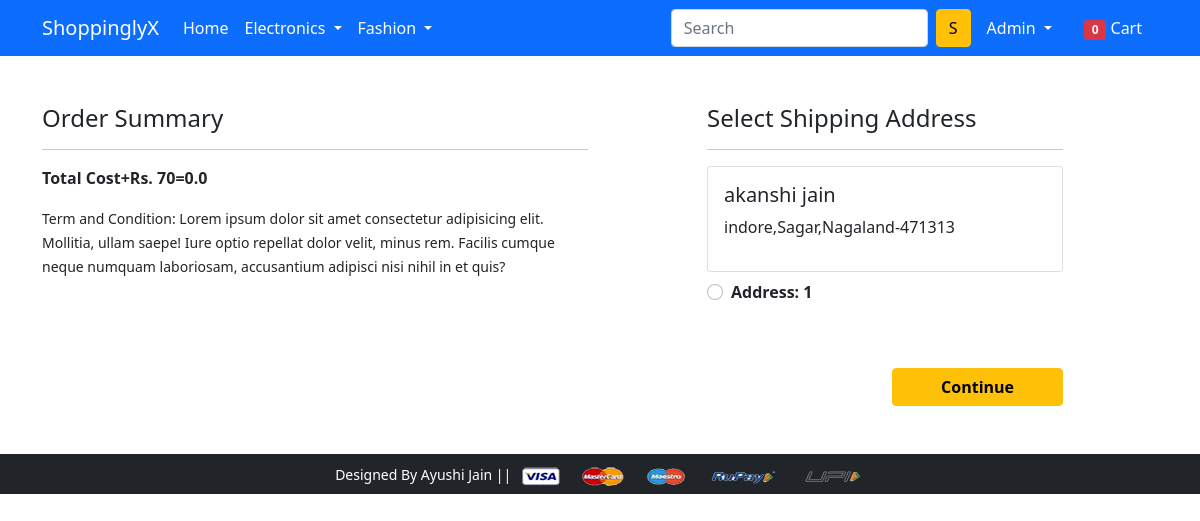
Screenshot of /checkout/ (signed in) with the database file from the repository.
### app/models.py (models this page shows, shortened)
class Customer(models.Model):
    user=models.ForeignKey(User,on_delete=models.CASCADE)
    name=models.CharField(max_length=200)
    locality=models.CharField(max_length=200)
    city=models.CharField(max_length=50)
    zipcode=models.IntegerField()
    state=models.CharField(choices=STATE_CHOICES,max_length=50)

### app/views.py (the view)
# urls.py: path('checkout/', views.checkout, name='checkout'),
@login_required
def checkout(request):
    totalitem = 0
    if request.user.is_authenticated:
        totalitem = len(Cart.objects.filter(user=request.user))
    user = request.user
    add = Customer.objects.filter(user=user)
    cart_items = Cart.objects.filter(user=user)
    amount = 0.0
    shipping_amount = 70.0
    totalamount = 0.0
    cart_product = [p for p in Cart.objects.all() if p.user == request.user]
    if cart_product:
        for p in cart_product:
            tempamount = (p.quantity * p.product.selling_price)
            amount += tempamount
        totalamount = amount + shipping_amount
    if not add.exists():
        messages.warning(request, "Please add an address before proceeding.")
        return render(request, 'app/checkout.html', {'totalitem': totalitem})
    return render(request, 'app/checkout.html', {'add': add, 'totalamount': totalamount, 'cart_items': cart_items, 'totalitem': totalitem})

### app/templates/app/checkout.html (shortened to what this page needs)
{% extends 'app/base.html' %}
{% load static %}
{% block main-content %}
<div class="container">
 <div class="row mt-5">
  <div class="col-sm-6">
    <h4>Order Summary</h4>
    <hr>
      <p class="fw-bold">Total Cost+Rs. 70={{totalamount}}</p>
    <small>Term and Condition: Lorem ipsum dolor sit amet consectetur adipisicing elit. Mollitia, ullam saepe! Iure optio repellat dolor velit, minus rem. Facilis cumque neque numquam laboriosam, accusantium adipisci nisi nihil in et quis?</small>
  </div>
  <div class="col-sm-4 offset-sm-1">
    <h4>Select Shipping Address</h4>
    <hr>
    <form action="/paymentdone">
      {% for ad in add %}
      <div class="card">
        <div class="card-body">
          <h5>{{ad.name}}</h5>
          <p>{{ad.locality}},{{ad.city}},{{ad.state}}-{{ad.zipcode}}</p>
        </div>
      </div>
        <div class="form-check mt-2 mb-5">
          <input class="form-check-input" type="radio" name="custid" id="custadd{{forloop.counter}}" value="{{ad.id}}">
          <label class="form-check-label fw-bold" for="">
            Address: {{forloop.counter}} </label>
        </div>
        {% endfor %}
        <div class="text-end">
          <button type="submit" class="btn btn-warning mt-3 px-5 fw-bold">Continue</button>
        </div>
      </form>
    </div>
  </div>
</div>
{% endblock main-content %}

### app/templates/app/base.html (shortened to what this page needs)
<!doctype html>
{% load static %}
<html lang="en">
  <head>
    <link href="https://cdn.jsdelivr.net/npm/bootstrap@5.0.0-beta1/dist/css/bootstrap.min.css" rel="stylesheet">
    <link rel="stylesheet" href="{% static 'app/css/owl.carousel.min.css' %}">
    <link rel="stylesheet" href="{% static 'app/css/all.min.css' %}">
    <link rel="stylesheet" href="{% static 'app/css/style.css' %}">
  </head>
  <body>
    <nav class="navbar navbar-expand-lg navbar-dark bg-primary">
     <div class="container">
       <a class="navbar-brand" href="/">ShoppinglyX</a>
       <div class="collapse navbar-collapse" id="navbarSupportedContent">
         <ul class="navbar-nav me-auto mb-2 mb-lg-0">
           <li class="nav-item">
             <a class="nav-link active" aria-current="page" href="/">Home</a>
           </li>
           <li class="nav-item dropdown">
             <a class="nav-link dropdown-toggle text-white" href="#" id="electronicsDropdown" role="button" data-bs-toggle="dropdown" aria-expanded="false">
               Electronics
             </a>
           </li>
           <li class="nav-item dropdown">
             <a class="nav-link dropdown-toggle text-white" href="#" id="fashionDropdown" role="button" data-bs-toggle="dropdown" aria-expanded="false">
               Fashion
             </a>
           </li>
         </ul>
         <form class="d-flex">
           <input class="form-control me-2" type="search" placeholder="Search" aria-label="Search">
           <button class="btn btn-warning" type="submit">S</button>
         </form>
         <div>
          <ul class="navbar-nav me-auto mb-2 mb-lg-0">
            {% if request.user.is_authenticated %}
           <li class="nav-item dropdown mx-2">
              <a class="nav-link dropdown-toggle text-white" href="#" id="profileDropdown" role="button" data-bs-toggle="dropdown" aria-expanded="false">
              <span class="text-capitalize">{{request.user}}</span>
              </a>
            </li>
            <li class="nav-item mx-2">
             <a href="{% url 'showcart' %}" class="nav-link text-white"><span class="badge bg-danger">{{totalitem}}</span> Cart </a>
            </li>
          {% endif %}
          </ul>
         </div>
       </div>
     </div>
    </nav>
    {% block main-content %} {% endblock main-content %}
    <footer class="container-fluid bg-dark text-center p-2 mt-5">
        <small class="text-white"> Designed By Ayushi Jain || </small>
        <img src="{% static 'app/images/payment.png' %}" alt="" srcset="" class="img-fluid" height="2px">
    </footer>
  </body>
</html>

### rows the page displays
Customer: name "akanshi jain", locality "indore", city "Sagar", state "Nagaland", zipcode "471313"

### other values shown
{{ request.user }} "Admin"
{{ totalitem }} "0"
{{ totalamount }} "0.0"
